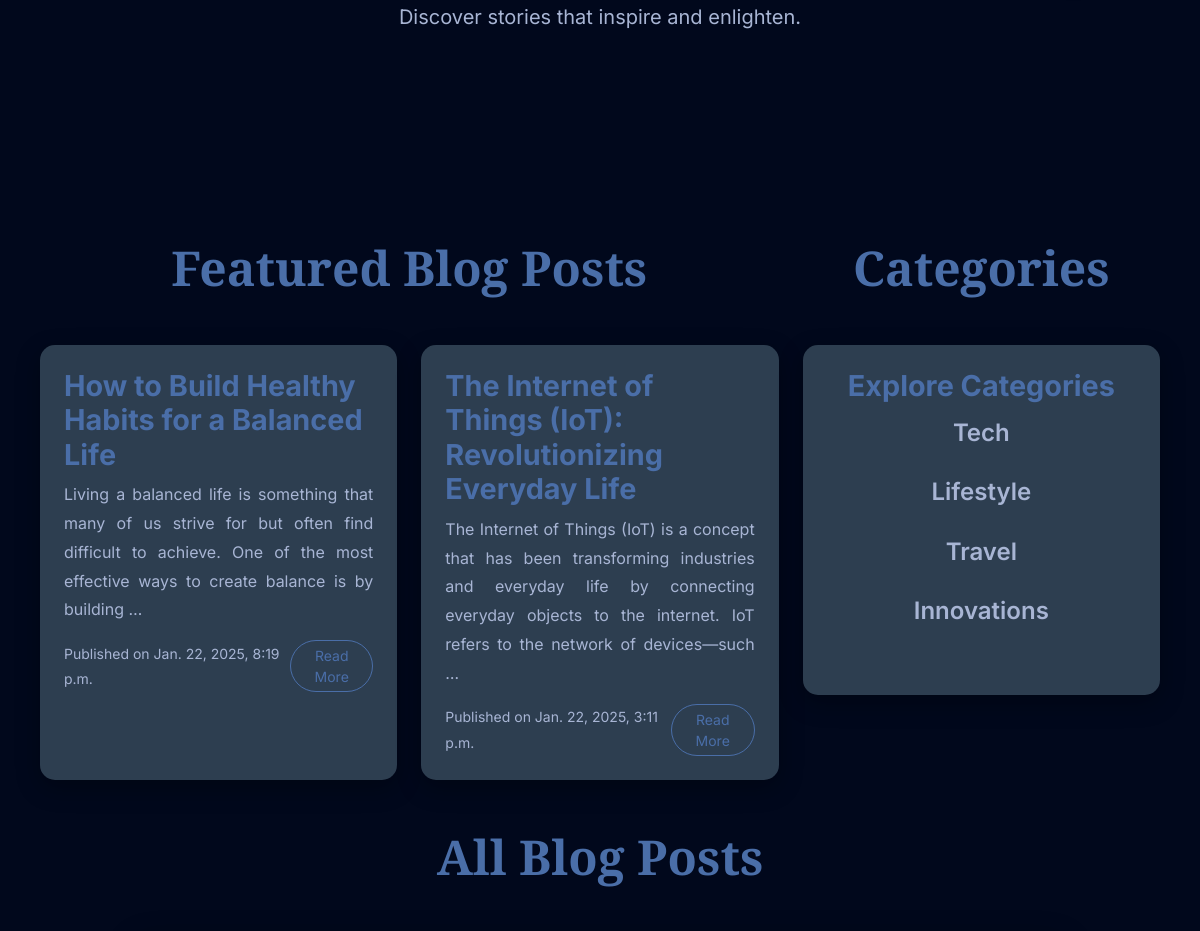
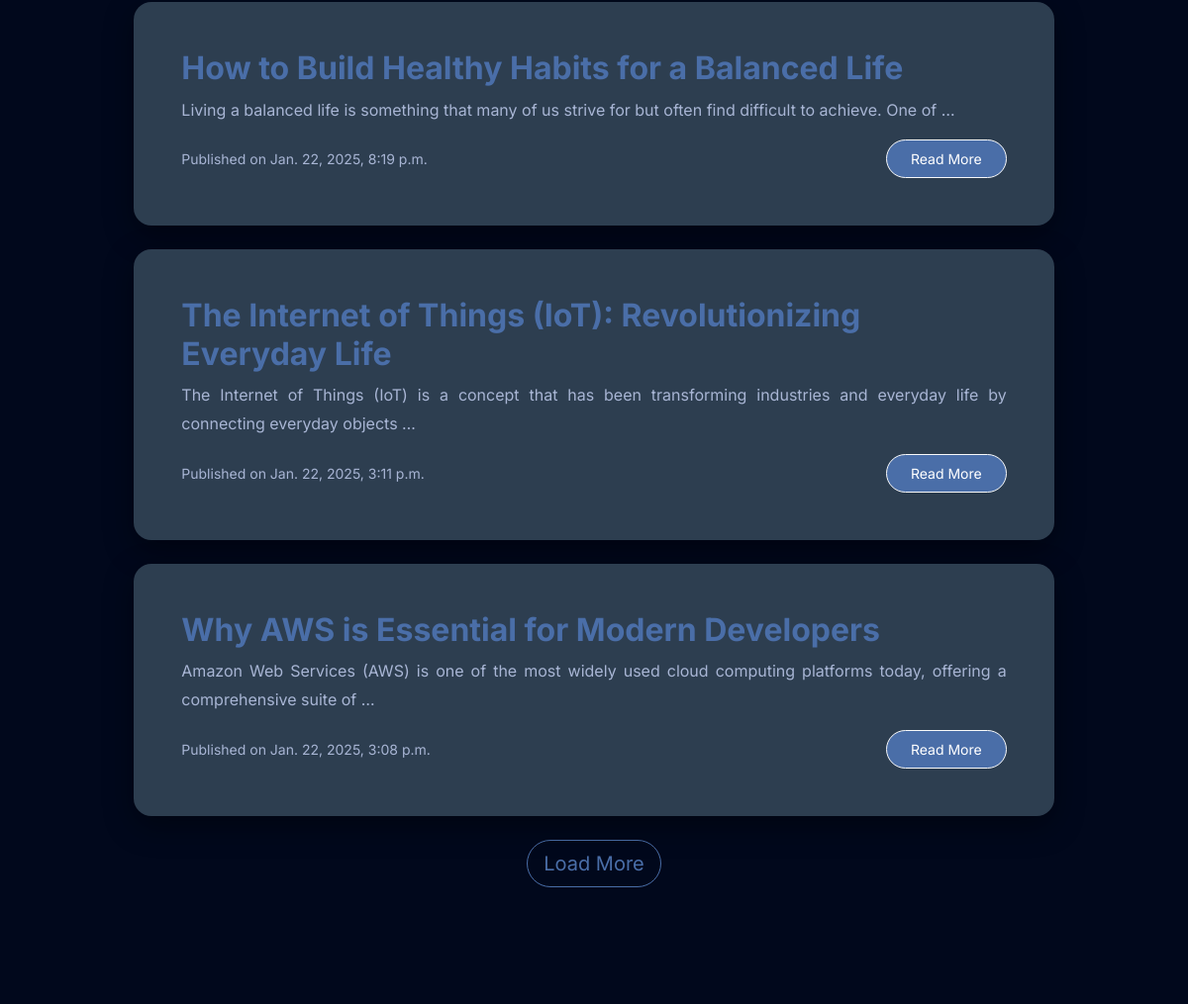
The app's page / (middle part), older data (2 pictures, top to bottom).
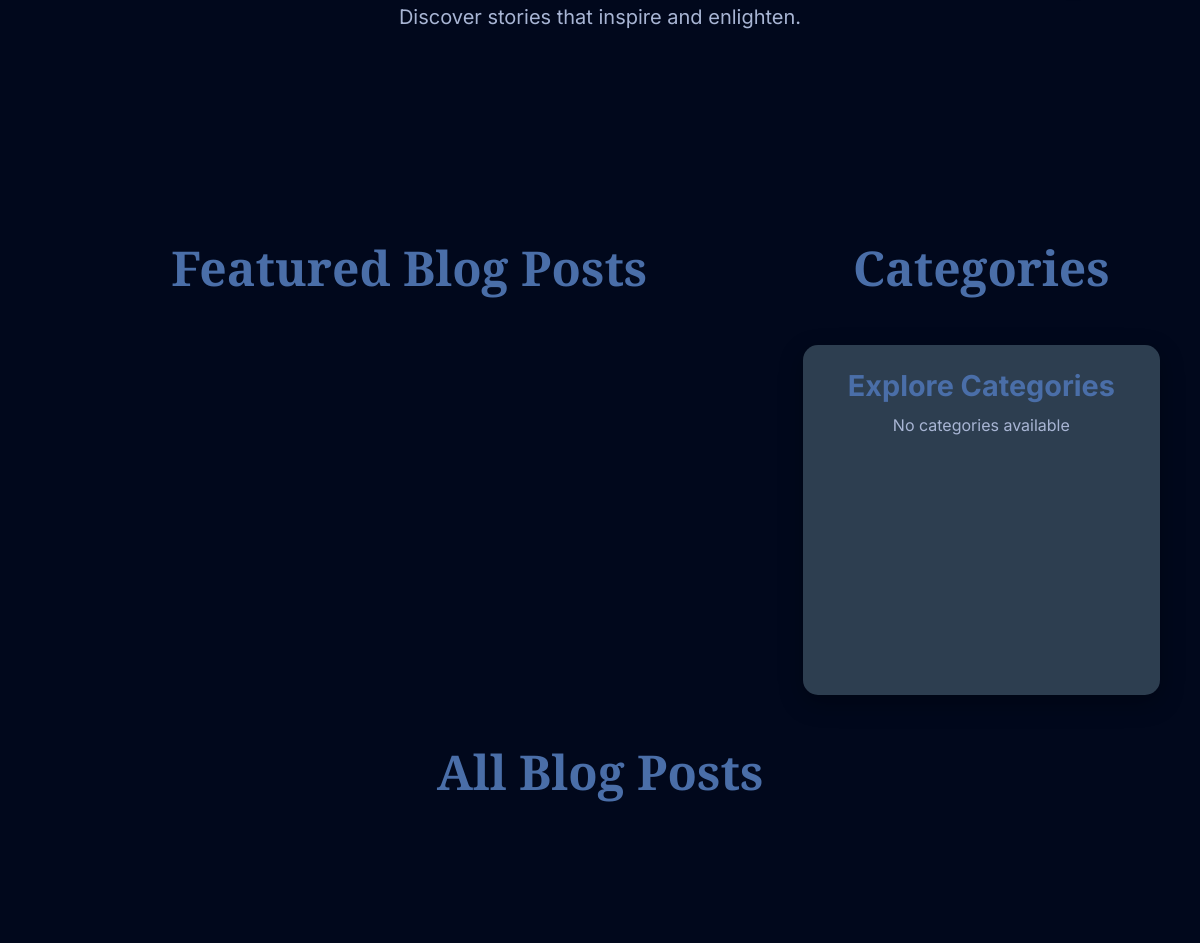
The same page, newer data.
### blog/models.py (models this page shows, shortened)
class Post(models.Model):
    category = models.ForeignKey('Category', on_delete=models.SET_NULL, null=True, blank=True)
    title = models.CharField(max_length=100)
    content = models.TextField()
    image = models.ImageField(upload_to='blog_images/', null=True, blank=True)  # Added upload_to
    date = models.DateTimeField(auto_now_add=True)

class Category(models.Model):
    name = models.CharField(max_length=100, unique=True)

### blog/views.py (the view)
# urls.py: 2. Add a URL to urlpatterns:  path('', views.home, name='home')
def home(request):
    post=Post.objects.all().order_by('-date')
    categories = Category.objects.all()
    return render(request, 'blog/home.html',{'posts':post,'categories':categories})

### blog/templates/blog/home.html (shortened to what this page needs)
{% extends 'blog/base.html' %}
{% load static %}
{% block welcome %}
<div class="text-center mt-4 mb-5 hero-content" style="position: relative;">
  <p class="fs-5" style="color: #a8b5d4; transition: all 0.5s ease;">Discover stories that inspire and enlighten.</p>
</div>
{% endblock welcome %}
{% block content %}
<div class="container content-wrapper">
  <div class="row row-cols-1 row-cols-md-3 g-4 mb-5">
    <div class="col-md-8">
      <h1 class="text-center fw-bold mb-5" style="font-family: 'Playfair Display', serif; color: #4a6ea8; font-size: 3rem;">Featured Blog Posts</h1>
      <div class="row row-cols-1 row-cols-md-2 g-4">
        {% for post in posts|slice:":2" %}
        <div class="col">
          <div class="card border-0 h-100" style="background: #2d3e50; border-radius: 15px; box-shadow: 0 8px 25px rgba(0, 0, 0, 0.3); transition: transform 0.3s ease, box-shadow 0.3s ease;">
            <div class="card-body p-4">
              <h3 class="card-title fw-bold" style="color: #4a6ea8; font-size: 1.8rem;">{{ post.title }}</h3>
              <p class="card-text" style="color: #a8b5d4;">{{ post.content|truncatewords:30 }}</p>
              <div class="d-flex justify-content-between align-items-center">
                <span class="small" style="color: #a8b5d4;">Published on {{ post.date }}</span>
                <a href="{% url 'readblog' post.id %}" class="btn btn-outline-light btn-sm rounded-pill" style="border-color: #4a6ea8; color: #4a6ea8;">Read More</a>
              </div>
            </div>
          </div>
        </div>
        {% endfor %}
      </div>
    </div>
    <div class="col-md-4">
      <h1 class="text-center fw-bold mb-5" style="font-family: 'Playfair Display', serif; color: #4a6ea8; font-size: 3rem;">Categories</h1>
      <div class="col-12">
        <div class="card border-0 text-center" style="background: #2d3e50; border-radius: 15px; box-shadow: 0 8px 25px rgba(0, 0, 0, 0.3); height: 350px; overflow-y: auto;">
          <div class="card-body p-4">
            <h3 class="card-title fw-bold" style="color: #4a6ea8; font-size: 1.8rem;">Explore Categories</h3>
            <ul class="list-unstyled" style="color: #a8b5d4;">
              {% for category in categories %}
              <li class="mb-3"><a href="{% url 'category_posts' category.id %}" class="text-decoration-none" style="color: #a8b5d4; font-size: 1.5rem; font-weight: 600;">{{ category.name }}</a></li>
              {% empty %}
              <li>No categories available</li>
              {% endfor %}
            </ul>
          </div>
        </div>
      </div>
    </div>
  </div>
  <h1 class="text-center fw-bold mb-5 mt-5" style="font-family: 'Playfair Display', serif; color: #4a6ea8; font-size: 3rem;">All Blog Posts</h1>
  <div class="row g-4 justify-content-center blogs-container">
    {% if posts|length > 3 %}
      {% for post in posts|slice:":3" %}
      <div class="col-12 col-md-10 blog-post" style="display: block;">
        <div class="card border-0" style="background: #2d3e50; border-radius: 18px; box-shadow: 0 10px 30px rgba(0, 0, 0, 0.4); transition: transform 0.3s ease, box-shadow 0.3s ease;">
          <div class="card-body p-5 text-left">
            <h3 class="card-title fw-bold" style="color: #4a6ea8; font-size: 2rem;">{{ post.title }}</h3>
            <p class="card-text" style="color: #a8b5d4;">{{ post.content|truncatewords:20 }}</p>
            <div class="d-flex justify-content-between align-items-center">
              <span class="small" style="color: #a8b5d4;">Published on {{ post.date }}</span>
              <a href="{% url 'readblog' post.id %}" class="btn btn-light btn-sm rounded-pill px-4 py-2 read-more-btn" style="background: #4a6ea8; color: #fff; transition: all 0.3s ease;">Read More</a>
            </div>
          </div>
        </div>
      </div>
      {% endfor %}
      <div class="text-center mt-4">
        <button class="btn btn-outline-light btn-lg rounded-pill load-more-btn" style="border-color: #4a6ea8; color: #4a6ea8; transition: all 0.3s ease;">Load More</button>
      </div>
    {% endif %}
  </div>
</div>
{% endblock content %}

Row changes from the older to the newer data that the page shows:
removed Post: title "How to Build Healthy Habits for a Balanced Life", content "Living a balanced life is something that many of us strive for but often find difficult to achieve. One of the most effective ways to create balance is by building …", date "Jan. 22, 2025, 8:19 p.m.", content "Living a balanced life is something that many of us strive for but often find difficult to achieve. One of …"
removed Post: title "The Internet of Things (IoT): Revolutionizing Everyday Life", content "The Internet of Things (IoT) is a concept that has been transforming industries and everyday life by connecting everyday objects to the internet. IoT refers to the network of devices—such …", date "Jan. 22, 2025, 3:11 p.m.", content "The Internet of Things (IoT) is a concept that has been transforming industries and everyday life by connecting everyday objects …"
removed Category: name "Tech"
removed Category: name "Lifestyle"
removed Category: name "Travel"
removed Category: name "Innovations"
removed Post: title "Why AWS is Essential for Modern Developers", content "Amazon Web Services (AWS) is one of the most widely used cloud computing platforms today, offering a comprehensive suite of …", date "Jan. 22, 2025, 3:08 p.m.", shown under "All Blog Posts"
Text that changed along with them:
text no longer shown: "Load More"
text now shown: "No categories available"
